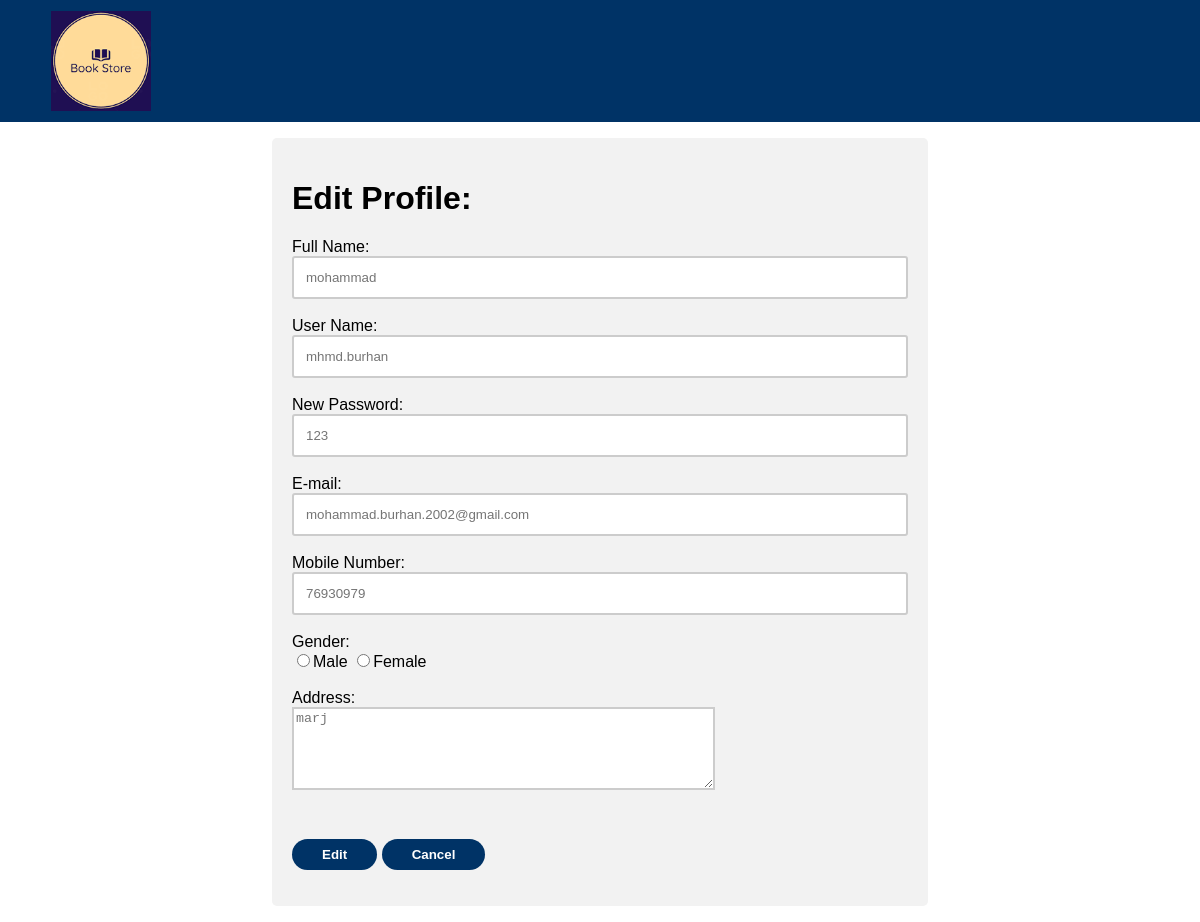
/edituser.php (signed in), run on the app's committed database.
### tables this page shows
CREATE TABLE `customer` (
  `CustomerID` int(11) NOT NULL,
  `CustomerName` varchar(128) DEFAULT NULL,
  `CustomerPhone` varchar(12) DEFAULT NULL,
  `CustomerEmail` varchar(200) DEFAULT NULL,
  `CustomerAddress` varchar(200) DEFAULT NULL,
  `CustomerGender` varchar(10) DEFAULT NULL,
  `UserID` int(11) DEFAULT NULL
);

CREATE TABLE `users` (
  `UserID` int(11) NOT NULL,
  `UserName` varchar(128) DEFAULT NULL,
  `Password` varchar(16) DEFAULT NULL
);

### edituser.php (the view, shortened to what this page needs)
<?php
$nameErr = $emailErr = $genderErr = $addressErr =  $contactErr = $usernameErr = $passwordErr = "";
$name = $email = $gender = $address  = $contact = $uname = $upassword = "";
$servername = "localhost";
$username = "root";
$password = "";
$conn = new mysqli($servername, $username, $password);
$sql = "USE bookstore";
$conn->query($sql);
$sql = "SELECT users.UserName, users.Password, customer.CustomerName,customer.CustomerEmail, customer.CustomerPhone, customer.CustomerGender, customer.CustomerAddress
	FROM users, customer
	WHERE users.UserID = customer.UserID AND users.UserID = ".$_SESSION['id']."";
$result = $conn->query($sql);
while($row = $result->fetch_assoc()){
	$oUserName = $row['UserName'];
	$oPassword = $row['Password'];
	$oName = $row['CustomerName'];
	$oEmail = $row['CustomerEmail'];
	$oPhone = $row['CustomerPhone'];
	$oAddress = $row['CustomerAddress'];
}
?>
<html>
<link rel="stylesheet" href="S.css">
<body>
<header>
<blockquote>
	<a href="main.php"><img src="image/bookstorelogo.png"></a>
</blockquote>
</header>
<blockquote>
<div class="container">
<form method="post"  action="<?php echo htmlspecialchars($_SERVER["PHP_SELF"]);?>">
	<h1>Edit Profile:</h1>
	Full Name:<br><input type="text" name="name" placeholder="<?php echo $oName; ?>">
	<span class="error" style="color: red; font-size: 0.8em;"><?php echo $nameErr;?></span><br><br>
	User Name:<br><input type="text" name="uname" placeholder="<?php echo $oUserName; ?>">
	<span class="error" style="color: red; font-size: 0.8em;"><?php echo $usernameErr;?></span><br><br>
	New Password:<br><input type="password" name="upassword" placeholder="<?php echo $oPassword; ?>">
	<span class="error" style="color: red; font-size: 0.8em;"><?php echo $passwordErr;?></span><br><br>
	E-mail:<br><input type="text" name="email" placeholder="<?php echo $oEmail; ?>">
	<span class="error" style="color: red; font-size: 0.8em;"><?php echo $emailErr;?></span><br><br>
	Mobile Number:<br><input type="text" name="contact" placeholder="<?php echo $oPhone; ?>">
	<span class="error" style="color: red; font-size: 0.8em;"><?php echo $contactErr;?></span><br><br>
	<label>Gender:</label><br>
	<input type="radio" name="gender" <?php if (isset($gender) && $gender == "Male") echo "checked";?> value="Male">Male
	<input type="radio" name="gender" <?php if (isset($gender) && $gender == "Female") echo "checked";?> value="Female">Female
	<span class="error" style="color: red; font-size: 0.8em;"><?php echo $genderErr;?></span><br><br>
	<label>Address:</label><br>
    <textarea name="address" cols="50" rows="5" placeholder="<?php echo $oAddress; ?>"></textarea>
    <span class="error" style="color: red; font-size: 0.8em;"><?php echo $addressErr;?></span><br><br>
	<input class="button" type="submit" name="submitButton" value="Edit">
	<input class="button" type="button" name="cancel" value="Cancel" onClick="window.location='main.php';" />
</form>
</div>
</blockquote>
</body>
</html>

### S.css (style rules this page uses)
body { font-family: Arial; margin: 0 auto; }
header { background-color: rgb(0,51,102); width: 100%; }
img { margin: 1%; width: 150px; height: 150px; }
header img { margin: 1%; width: 100px; height: 100px; }
.button { background-color: rgb(0,51,102); border: none; border-radius: 20px; text-align: center; transition-duration: 0.5s; padding: 8px 30px; cursor: pointer; color: #fff; margin-top: 5%; font-weight: bold; }
form { margin-top: 2%; }
input[type=text], input[type=password] { width: 100%; padding: 12px; border-radius: 3px; box-sizing: border-box; border: 2px solid #ccc; transition: 0.5s; outline: none; }
textarea { outline: none; border: 2px solid #ccc; }
.container { width: 55%; border-radius: 5px; background-color: #f2f2f2; padding: 20px; margin: 0 auto; }

### data on the page
customer: name "mohammad", uname "mhmd.burhan", email "mohammad.burhan.2002@gmail.com", contact "76930979", address "marj"
